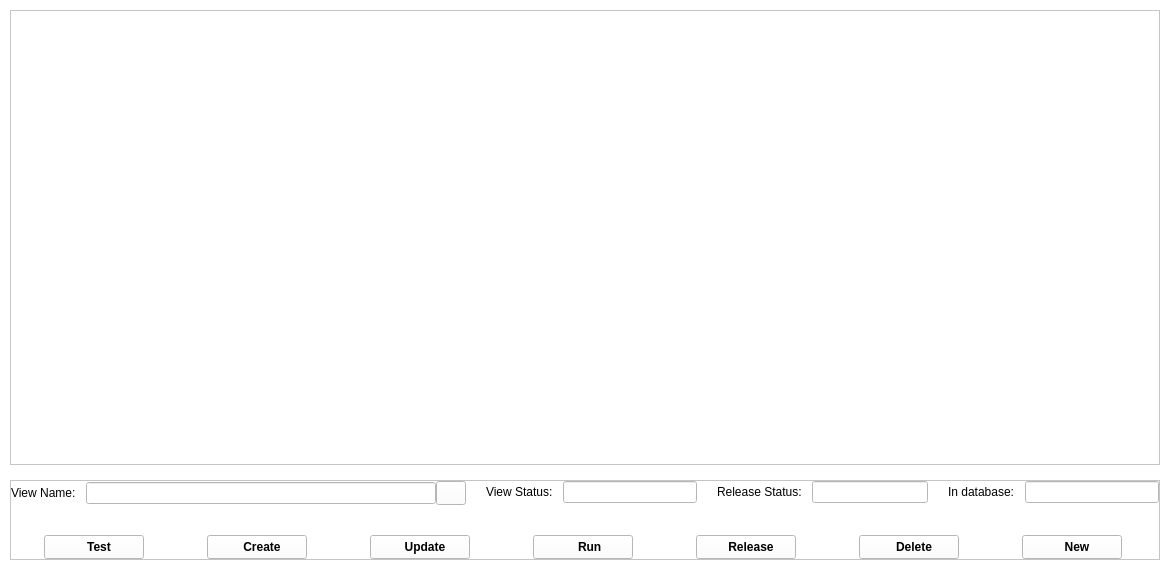
<?xml version="1.0" encoding="UTF-8"?>
<ui version="4.0">
 <class>CreateManual</class>
 <widget class="QWidget" name="CreateManual">
  <property name="geometry">
   <rect>
    <x>0</x>
    <y>0</y>
    <width>1170</width>
    <height>570</height>
   </rect>
  </property>
  <property name="minimumSize">
   <size>
    <width>1170</width>
    <height>570</height>
   </size>
  </property>
  <property name="palette">
   <palette>
    <active>
     <colorrole role="WindowText">
      <brush brushstyle="SolidPattern">
       <color alpha="255">
        <red>0</red>
        <green>0</green>
        <blue>0</blue>
       </color>
      </brush>
     </colorrole>
     <colorrole role="Button">
      <brush brushstyle="SolidPattern">
       <color alpha="255">
        <red>255</red>
        <green>255</green>
        <blue>255</blue>
       </color>
      </brush>
     </colorrole>
     <colorrole role="Light">
      <brush brushstyle="SolidPattern">
       <color alpha="255">
        <red>255</red>
        <green>255</green>
        <blue>255</blue>
       </color>
      </brush>
     </colorrole>
     <colorrole role="Midlight">
      <brush brushstyle="SolidPattern">
       <color alpha="255">
        <red>255</red>
        <green>255</green>
        <blue>255</blue>
       </color>
      </brush>
     </colorrole>
     <colorrole role="Dark">
      <brush brushstyle="SolidPattern">
       <color alpha="255">
        <red>127</red>
        <green>127</green>
        <blue>127</blue>
       </color>
      </brush>
     </colorrole>
     <colorrole role="Mid">
      <brush brushstyle="SolidPattern">
       <color alpha="255">
        <red>170</red>
        <green>170</green>
        <blue>170</blue>
       </color>
      </brush>
     </colorrole>
     <colorrole role="Text">
      <brush brushstyle="SolidPattern">
       <color alpha="255">
        <red>0</red>
        <green>0</green>
        <blue>0</blue>
       </color>
      </brush>
     </colorrole>
     <colorrole role="BrightText">
      <brush brushstyle="SolidPattern">
       <color alpha="255">
        <red>255</red>
        <green>255</green>
        <blue>255</blue>
       </color>
      </brush>
     </colorrole>
     <colorrole role="ButtonText">
      <brush brushstyle="SolidPattern">
       <color alpha="255">
        <red>0</red>
        <green>0</green>
        <blue>0</blue>
       </color>
      </brush>
     </colorrole>
     <colorrole role="Base">
      <brush brushstyle="SolidPattern">
       <color alpha="255">
        <red>255</red>
        <green>255</green>
        <blue>255</blue>
       </color>
      </brush>
     </colorrole>
     <colorrole role="Window">
      <brush brushstyle="SolidPattern">
       <color alpha="255">
        <red>255</red>
        <green>255</green>
        <blue>255</blue>
       </color>
      </brush>
     </colorrole>
     <colorrole role="Shadow">
      <brush brushstyle="SolidPattern">
       <color alpha="255">
        <red>0</red>
        <green>0</green>
        <blue>0</blue>
       </color>
      </brush>
     </colorrole>
     <colorrole role="AlternateBase">
      <brush brushstyle="SolidPattern">
       <color alpha="255">
        <red>255</red>
        <green>255</green>
        <blue>255</blue>
       </color>
      </brush>
     </colorrole>
     <colorrole role="ToolTipBase">
      <brush brushstyle="SolidPattern">
       <color alpha="255">
        <red>255</red>
        <green>255</green>
        <blue>220</blue>
       </color>
      </brush>
     </colorrole>
     <colorrole role="ToolTipText">
      <brush brushstyle="SolidPattern">
       <color alpha="255">
        <red>0</red>
        <green>0</green>
        <blue>0</blue>
       </color>
      </brush>
     </colorrole>
     <colorrole role="PlaceholderText">
      <brush brushstyle="SolidPattern">
       <color alpha="127">
        <red>0</red>
        <green>0</green>
        <blue>0</blue>
       </color>
      </brush>
     </colorrole>
     <colorrole role="Accent">
      <brush brushstyle="SolidPattern">
       <color alpha="255">
        <red>255</red>
        <green>255</green>
        <blue>255</blue>
       </color>
      </brush>
     </colorrole>
    </active>
    <inactive>
     <colorrole role="WindowText">
      <brush brushstyle="SolidPattern">
       <color alpha="255">
        <red>0</red>
        <green>0</green>
        <blue>0</blue>
       </color>
      </brush>
     </colorrole>
     <colorrole role="Button">
      <brush brushstyle="SolidPattern">
       <color alpha="255">
        <red>255</red>
        <green>255</green>
        <blue>255</blue>
       </color>
      </brush>
     </colorrole>
     <colorrole role="Light">
      <brush brushstyle="SolidPattern">
       <color alpha="255">
        <red>255</red>
        <green>255</green>
        <blue>255</blue>
       </color>
      </brush>
     </colorrole>
     <colorrole role="Midlight">
      <brush brushstyle="SolidPattern">
       <color alpha="255">
        <red>255</red>
        <green>255</green>
        <blue>255</blue>
       </color>
      </brush>
     </colorrole>
     <colorrole role="Dark">
      <brush brushstyle="SolidPattern">
       <color alpha="255">
        <red>127</red>
        <green>127</green>
        <blue>127</blue>
       </color>
      </brush>
     </colorrole>
     <colorrole role="Mid">
      <brush brushstyle="SolidPattern">
       <color alpha="255">
        <red>170</red>
        <green>170</green>
        <blue>170</blue>
       </color>
      </brush>
     </colorrole>
     <colorrole role="Text">
      <brush brushstyle="SolidPattern">
       <color alpha="255">
        <red>0</red>
        <green>0</green>
        <blue>0</blue>
       </color>
      </brush>
     </colorrole>
     <colorrole role="BrightText">
      <brush brushstyle="SolidPattern">
       <color alpha="255">
        <red>255</red>
        <green>255</green>
        <blue>255</blue>
       </color>
      </brush>
     </colorrole>
     <colorrole role="ButtonText">
      <brush brushstyle="SolidPattern">
       <color alpha="255">
        <red>0</red>
        <green>0</green>
        <blue>0</blue>
       </color>
      </brush>
     </colorrole>
     <colorrole role="Base">
      <brush brushstyle="SolidPattern">
       <color alpha="255">
        <red>255</red>
        <green>255</green>
        <blue>255</blue>
       </color>
      </brush>
     </colorrole>
     <colorrole role="Window">
      <brush brushstyle="SolidPattern">
       <color alpha="255">
        <red>255</red>
        <green>255</green>
        <blue>255</blue>
       </color>
      </brush>
     </colorrole>
     <colorrole role="Shadow">
      <brush brushstyle="SolidPattern">
       <color alpha="255">
        <red>0</red>
        <green>0</green>
        <blue>0</blue>
       </color>
      </brush>
     </colorrole>
     <colorrole role="AlternateBase">
      <brush brushstyle="SolidPattern">
       <color alpha="255">
        <red>255</red>
        <green>255</green>
        <blue>255</blue>
       </color>
      </brush>
     </colorrole>
     <colorrole role="ToolTipBase">
      <brush brushstyle="SolidPattern">
       <color alpha="255">
        <red>255</red>
        <green>255</green>
        <blue>220</blue>
       </color>
      </brush>
     </colorrole>
     <colorrole role="ToolTipText">
      <brush brushstyle="SolidPattern">
       <color alpha="255">
        <red>0</red>
        <green>0</green>
        <blue>0</blue>
       </color>
      </brush>
     </colorrole>
     <colorrole role="PlaceholderText">
      <brush brushstyle="SolidPattern">
       <color alpha="127">
        <red>0</red>
        <green>0</green>
        <blue>0</blue>
       </color>
      </brush>
     </colorrole>
     <colorrole role="Accent">
      <brush brushstyle="SolidPattern">
       <color alpha="255">
        <red>255</red>
        <green>255</green>
        <blue>255</blue>
       </color>
      </brush>
     </colorrole>
    </inactive>
    <disabled>
     <colorrole role="WindowText">
      <brush brushstyle="SolidPattern">
       <color alpha="255">
        <red>127</red>
        <green>127</green>
        <blue>127</blue>
       </color>
      </brush>
     </colorrole>
     <colorrole role="Button">
      <brush brushstyle="SolidPattern">
       <color alpha="255">
        <red>255</red>
        <green>255</green>
        <blue>255</blue>
       </color>
      </brush>
     </colorrole>
     <colorrole role="Light">
      <brush brushstyle="SolidPattern">
       <color alpha="255">
        <red>255</red>
        <green>255</green>
        <blue>255</blue>
       </color>
      </brush>
     </colorrole>
     <colorrole role="Midlight">
      <brush brushstyle="SolidPattern">
       <color alpha="255">
        <red>255</red>
        <green>255</green>
        <blue>255</blue>
       </color>
      </brush>
     </colorrole>
     <colorrole role="Dark">
      <brush brushstyle="SolidPattern">
       <color alpha="255">
        <red>127</red>
        <green>127</green>
        <blue>127</blue>
       </color>
      </brush>
     </colorrole>
     <colorrole role="Mid">
      <brush brushstyle="SolidPattern">
       <color alpha="255">
        <red>170</red>
        <green>170</green>
        <blue>170</blue>
       </color>
      </brush>
     </colorrole>
     <colorrole role="Text">
      <brush brushstyle="SolidPattern">
       <color alpha="255">
        <red>127</red>
        <green>127</green>
        <blue>127</blue>
       </color>
      </brush>
     </colorrole>
     <colorrole role="BrightText">
      <brush brushstyle="SolidPattern">
       <color alpha="255">
        <red>255</red>
        <green>255</green>
        <blue>255</blue>
       </color>
      </brush>
     </colorrole>
     <colorrole role="ButtonText">
      <brush brushstyle="SolidPattern">
       <color alpha="255">
        <red>127</red>
        <green>127</green>
        <blue>127</blue>
       </color>
      </brush>
     </colorrole>
     <colorrole role="Base">
      <brush brushstyle="SolidPattern">
       <color alpha="255">
        <red>255</red>
        <green>255</green>
        <blue>255</blue>
       </color>
      </brush>
     </colorrole>
     <colorrole role="Window">
      <brush brushstyle="SolidPattern">
       <color alpha="255">
        <red>255</red>
        <green>255</green>
        <blue>255</blue>
       </color>
      </brush>
     </colorrole>
     <colorrole role="Shadow">
      <brush brushstyle="SolidPattern">
       <color alpha="255">
        <red>0</red>
        <green>0</green>
        <blue>0</blue>
       </color>
      </brush>
     </colorrole>
     <colorrole role="AlternateBase">
      <brush brushstyle="SolidPattern">
       <color alpha="255">
        <red>255</red>
        <green>255</green>
        <blue>255</blue>
       </color>
      </brush>
     </colorrole>
     <colorrole role="ToolTipBase">
      <brush brushstyle="SolidPattern">
       <color alpha="255">
        <red>255</red>
        <green>255</green>
        <blue>220</blue>
       </color>
      </brush>
     </colorrole>
     <colorrole role="ToolTipText">
      <brush brushstyle="SolidPattern">
       <color alpha="255">
        <red>0</red>
        <green>0</green>
        <blue>0</blue>
       </color>
      </brush>
     </colorrole>
     <colorrole role="PlaceholderText">
      <brush brushstyle="SolidPattern">
       <color alpha="127">
        <red>127</red>
        <green>127</green>
        <blue>127</blue>
       </color>
      </brush>
     </colorrole>
     <colorrole role="Accent">
      <brush brushstyle="SolidPattern">
       <color alpha="255">
        <red>255</red>
        <green>255</green>
        <blue>255</blue>
       </color>
      </brush>
     </colorrole>
    </disabled>
   </palette>
  </property>
  <property name="windowTitle">
   <string>Form</string>
  </property>
  <layout class="QVBoxLayout" name="verticalLayout_2">
   <property name="spacing">
    <number>15</number>
   </property>
   <property name="leftMargin">
    <number>10</number>
   </property>
   <property name="topMargin">
    <number>10</number>
   </property>
   <property name="rightMargin">
    <number>10</number>
   </property>
   <property name="bottomMargin">
    <number>10</number>
   </property>
   <item>
    <widget class="QPlainTextEdit" name="pltSql"/>
   </item>
   <item>
    <widget class="QFrame" name="frame">
     <property name="minimumSize">
      <size>
       <width>0</width>
       <height>80</height>
      </size>
     </property>
     <property name="maximumSize">
      <size>
       <width>16777215</width>
       <height>80</height>
      </size>
     </property>
     <property name="frameShape">
      <enum>QFrame::StyledPanel</enum>
     </property>
     <property name="frameShadow">
      <enum>QFrame::Raised</enum>
     </property>
     <layout class="QVBoxLayout" name="verticalLayout">
      <property name="spacing">
       <number>15</number>
      </property>
      <property name="leftMargin">
       <number>0</number>
      </property>
      <property name="topMargin">
       <number>0</number>
      </property>
      <property name="rightMargin">
       <number>0</number>
      </property>
      <property name="bottomMargin">
       <number>0</number>
      </property>
      <item>
       <layout class="QHBoxLayout" name="horizontalLayout_2">
        <property name="spacing">
         <number>20</number>
        </property>
        <item>
         <layout class="QFormLayout" name="formLayout">
          <property name="horizontalSpacing">
           <number>10</number>
          </property>
          <item row="0" column="0">
           <widget class="QLabel" name="label">
            <property name="text">
             <string>View Name:</string>
            </property>
           </widget>
          </item>
          <item row="0" column="1">
           <layout class="QHBoxLayout" name="horizontalLayout">
            <item>
             <widget class="QLineEdit" name="leViewName">
              <property name="minimumSize">
               <size>
                <width>350</width>
                <height>0</height>
               </size>
              </property>
             </widget>
            </item>
            <item>
             <widget class="QPushButton" name="btnSearch">
              <property name="minimumSize">
               <size>
                <width>30</width>
                <height>24</height>
               </size>
              </property>
              <property name="maximumSize">
               <size>
                <width>30</width>
                <height>24</height>
               </size>
              </property>
              <property name="text">
               <string/>
              </property>
              <property name="icon">
               <iconset resource="images.qrc">
                <normaloff>:/images/images/gnome-search-tool.png</normaloff>:/images/images/gnome-search-tool.png</iconset>
              </property>
              <property name="iconSize">
               <size>
                <width>18</width>
                <height>18</height>
               </size>
              </property>
             </widget>
            </item>
           </layout>
          </item>
         </layout>
        </item>
        <item>
         <layout class="QFormLayout" name="formLayout_2">
          <property name="horizontalSpacing">
           <number>10</number>
          </property>
          <item row="0" column="0">
           <widget class="QLabel" name="label_5">
            <property name="text">
             <string>View Status:</string>
            </property>
           </widget>
          </item>
          <item row="0" column="1">
           <widget class="QLineEdit" name="leStatusView"/>
          </item>
         </layout>
        </item>
        <item>
         <layout class="QFormLayout" name="formLayout_3">
          <property name="horizontalSpacing">
           <number>10</number>
          </property>
          <item row="0" column="0">
           <widget class="QLabel" name="label_4">
            <property name="text">
             <string>Release Status:</string>
            </property>
           </widget>
          </item>
          <item row="0" column="1">
           <widget class="QLineEdit" name="leStatusRelease"/>
          </item>
         </layout>
        </item>
        <item>
         <layout class="QFormLayout" name="formLayout_4">
          <property name="horizontalSpacing">
           <number>10</number>
          </property>
          <item row="0" column="0">
           <widget class="QLabel" name="label_3">
            <property name="text">
             <string>In database:</string>
            </property>
           </widget>
          </item>
          <item row="0" column="1">
           <widget class="QLineEdit" name="leStatusDatabase"/>
          </item>
         </layout>
        </item>
       </layout>
      </item>
      <item>
       <layout class="QHBoxLayout" name="horizontalLayout_3">
        <property name="spacing">
         <number>30</number>
        </property>
        <item>
         <widget class="QPushButton" name="btnTest">
          <property name="minimumSize">
           <size>
            <width>100</width>
            <height>24</height>
           </size>
          </property>
          <property name="maximumSize">
           <size>
            <width>100</width>
            <height>24</height>
           </size>
          </property>
          <property name="font">
           <font>
            <bold>true</bold>
           </font>
          </property>
          <property name="text">
           <string>   Test</string>
          </property>
          <property name="icon">
           <iconset resource="images.qrc">
            <normaloff>:/images/images/run.png</normaloff>:/images/images/run.png</iconset>
          </property>
         </widget>
        </item>
        <item>
         <widget class="QPushButton" name="btnCreate">
          <property name="minimumSize">
           <size>
            <width>100</width>
            <height>24</height>
           </size>
          </property>
          <property name="maximumSize">
           <size>
            <width>100</width>
            <height>24</height>
           </size>
          </property>
          <property name="font">
           <font>
            <bold>true</bold>
           </font>
          </property>
          <property name="text">
           <string>   Create</string>
          </property>
          <property name="icon">
           <iconset resource="images.qrc">
            <normaloff>:/images/images/add-query.png</normaloff>:/images/images/add-query.png</iconset>
          </property>
         </widget>
        </item>
        <item>
         <widget class="QPushButton" name="btnUpdate">
          <property name="minimumSize">
           <size>
            <width>100</width>
            <height>24</height>
           </size>
          </property>
          <property name="maximumSize">
           <size>
            <width>100</width>
            <height>24</height>
           </size>
          </property>
          <property name="font">
           <font>
            <bold>true</bold>
           </font>
          </property>
          <property name="text">
           <string>   Update</string>
          </property>
          <property name="icon">
           <iconset resource="images.qrc">
            <normaloff>:/images/images/updated2.png</normaloff>:/images/images/updated2.png</iconset>
          </property>
         </widget>
        </item>
        <item>
         <widget class="QPushButton" name="btnRun">
          <property name="minimumSize">
           <size>
            <width>100</width>
            <height>24</height>
           </size>
          </property>
          <property name="maximumSize">
           <size>
            <width>100</width>
            <height>24</height>
           </size>
          </property>
          <property name="font">
           <font>
            <bold>true</bold>
           </font>
          </property>
          <property name="text">
           <string>    Run</string>
          </property>
          <property name="icon">
           <iconset resource="images.qrc">
            <normaloff>:/images/images/running.png</normaloff>:/images/images/running.png</iconset>
          </property>
         </widget>
        </item>
        <item>
         <widget class="QPushButton" name="btnRelease">
          <property name="minimumSize">
           <size>
            <width>100</width>
            <height>24</height>
           </size>
          </property>
          <property name="maximumSize">
           <size>
            <width>100</width>
            <height>24</height>
           </size>
          </property>
          <property name="font">
           <font>
            <bold>true</bold>
           </font>
          </property>
          <property name="text">
           <string>   Release</string>
          </property>
          <property name="icon">
           <iconset resource="images.qrc">
            <normaloff>:/images/images/writing.png</normaloff>:/images/images/writing.png</iconset>
          </property>
         </widget>
        </item>
        <item>
         <widget class="QPushButton" name="btnDelete">
          <property name="minimumSize">
           <size>
            <width>100</width>
            <height>24</height>
           </size>
          </property>
          <property name="maximumSize">
           <size>
            <width>100</width>
            <height>24</height>
           </size>
          </property>
          <property name="font">
           <font>
            <bold>true</bold>
           </font>
          </property>
          <property name="text">
           <string>   Delete</string>
          </property>
          <property name="icon">
           <iconset resource="images.qrc">
            <normaloff>:/images/images/minus.png</normaloff>:/images/images/minus.png</iconset>
          </property>
         </widget>
        </item>
        <item>
         <widget class="QPushButton" name="btnNew">
          <property name="minimumSize">
           <size>
            <width>100</width>
            <height>24</height>
           </size>
          </property>
          <property name="maximumSize">
           <size>
            <width>100</width>
            <height>24</height>
           </size>
          </property>
          <property name="font">
           <font>
            <bold>true</bold>
           </font>
          </property>
          <property name="text">
           <string>   New</string>
          </property>
          <property name="icon">
           <iconset resource="images.qrc">
            <normaloff>:/images/images/new-file.png</normaloff>:/images/images/new-file.png</iconset>
          </property>
         </widget>
        </item>
       </layout>
      </item>
     </layout>
    </widget>
   </item>
  </layout>
 </widget>
 <resources>
  <include location="images.qrc"/>
 </resources>
 <connections/>
</ui>
